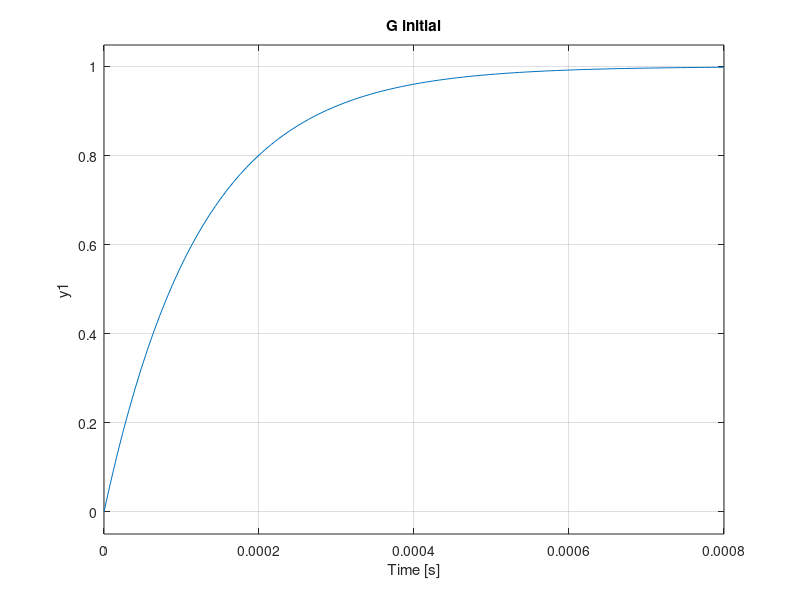

The MATLAB source for this figure: (Note: this script raises an error after producing the figure.)
%% regulator PIDD^2alpha cu cod de la un indian
%https://www.youtube.com/watch?v=qlZxsP-JQsQ
% se foloseste ITAE

%ant colony:   https://www.youtube.com/watch?v=LKCyZ1bRiyM

addpath('D:\MATLAB\Licenta_fractionar\Twin-Rotor-System\Twin rotor\proiect\functii\');
addpath('D:\MATLAB\Licenta_fractionar\Twin-Rotor-System\Twin rotor\proiect\');


clc;clear all; close all;


G=tf(8072.8,[1 1.287]);%H11
%G= tf(33157,[1 3.527]);%H22

criteriu='ise';
%criteriu_combinat=[0.5,0.5,0.5,0.5,0.5];
criteriu_combinat=0;

Gf_initial=feedback(G,1);
step(Gf_initial);title('G initial');

%[Kp, M, N, Ti, Td, Ta, alpha] = deal(1.02, 0.32, 4.84, 1.92, 0.31, 4.79, 0.78);


% f1=fotf(Ti,1,1,0);
% fd2=fotf([1 Td/N],[0,1],Td,1);
% fdd2a=fotf([1 2*Td/N (Td/M)^2],[0,1,2],Ta,2*alpha);
% 
% Gfoffo=Kp*(1+f1+fd2+fdd2a)
%%







%[Kp,M,N,Ti,Td,Ta,alpha]

%PSO

c=2;w=0.7;particles=100;iteration=70;Var=6;frac_var=1;

K_min=0.1;% lower bound
K_max=100; %upper bound %pentru Kp, M, N
frac_min=0.1;
frac_max=1.9; % pentru alpha
T_min=0.01;
T_max=50; %pentru Ti,Td,Ta
%Optimization
c_cf=0;

%Initialization
ITAE=zeros(1,particles);
ITAEp=ITAE;
best_cf_ac=zeros(1,iteration);
v=zeros(particles,Var+frac_var+1);
x=v;
xp=x;
tic;

for m=1:particles

    % Inițializare viteze
    v(m, 1:Var+frac_var) = 0;

    % Inițializare poziții
    x(m, 1:Var-3) = K_min + rand(1, 3) .* (K_max - K_min);
    x(m, Var-2:Var) = T_min + rand(1,3) .* (T_max - T_min);
    x(m, Var+1) = frac_min + rand(1, frac_var) .* (frac_max - frac_min);

    % Salvează pozițiile inițiale
    xp(m, :) = x(m, :);

    % Model Parametres
    [Kp,M,N,Ti,Td,Ta,alpha] = deal(x(m, 1), x(m, 2), x(m, 3), x(m, 4),x(m, 5), x(m, 6), x(m, 7));

   
    %Simulation Model
    f1=fotf(Ti,1,1,0);
    fd2=fotf([1 Td/N],[0,1],Td,1);
    fdd2a=fotf([1 2*Td/N (Td/M)^2],[0,1,2],Ta,2*alpha);

    Gc=Kp*(1+f1+fd2+fdd2a);
    %ITAE
    ITAE(m)=costFunction(Gc,G,criteriu,criteriu_combinat);
end

%Find the best value
[Best_Performance,location]=min(ITAE);
fg=Best_Performance;

xg=x(location,:);

%Gc_fotf=fotf(1,0,[kp, ki, kd], [0, -lambda, mu]);
%Gc = minreal(oustapp(Gc_fotf, 1e-3, 10, 7));
%Gcf_intermediar=feedback(Gc*G,1);
%figure;step(Gcf_intermediar);title('G intermediar')


%Update

for i=1:iteration      %Nr of Repetition
    for m=1:particles  %Nr of particles

        for n=1:1:(Var + frac_var)  %Nr of variables (kp,ki,kd)
            v(m,n)=(w*v(m,n))+(c*rand*(xp(m,n)-x(m,n)))+(c*rand*(xg(n)-x(m,n)));  %update velocity
            x(m,n)=x(m,n)+v(m,n);
        end

        % for n=Var+1:Var+frac_var %Nr of powers (lambda,mu)
        %     v(m,n)=(w*v(m,n))+(c*rand*(xp(m,n)-x(m,n)))+(c*rand*(xg(n)-x(m,n)));  %update velocity
        %     x(m,n)=x(m,n)+v(m,n);
        % end

        %Check bound
        % Verificare limite pentru K (reglatori PID)
        x(m, 1:Var-3) = max(K_min, min(K_max, x(m, 1:Var-3)));

        % Verificare limite pentru frac_var (exponenți fracționari)
         x(m, Var-2:Var) = T_min + rand(1, 3) .* (T_max - T_min);

        x(m, Var+1)  = max(frac_min, min(frac_max, x(m, Var+1)));


        % Model Parametres
       [Kp,M,N,Ti,Td,Ta,alpha] = deal(x(m, 1), x(m, 2), x(m, 3), x(m, 4),x(m, 5), x(m, 6), x(m, 7));

   

        %Simulation Model
        f1=fotf(Ti,1,1,0);
        fd2=fotf([1 Td/N],[0,1],Td,1);
        fdd2a=fotf([1 2*Td/N (Td/M)^2],[0,1,2],Ta,2*alpha);

        Gc=Kp*(1+f1+fd2+fdd2a);
        ITAEp(m) = costFunction(Gc, G, criteriu, criteriu_combinat);

        % Compare Local
        if ITAEp(m) < ITAE(m)
            ITAE(m) = ITAEp(m);
            xp(m, :) = x(m, :);
        end

    end
    [B_fg,location]=min(ITAE);

    %Compare Global
    if B_fg<fg
        fg=B_fg;             %Nou global
        xg(:)=xp(location,:); %pos var 1
    end
    c_cf=c_cf+1;
    best_cf_ac(c_cf)=fg;
end

runtime=toc;
Min_ITAE=fg
%%
% Model Parametres
[Kp,M,N,Ti,Td,Ta,alpha] = deal(xg( 1), xg( 2), xg( 3), xg( 4),xg( 5), xg( 6), xg( 7))


%%
%Simulation Model
f1=fotf(Ti,1,1,0);
fd2=fotf([1 Td/N],[0,1],Td,1);
fdd2a=fotf([1 2*Td/N (Td/M)^2],[0,1,2],Ta,2*alpha);

Gc_fotf=Kp*(1+f1+fd2+fdd2a)
%%
Gc = minreal(oustapp(Gc_fotf, 1e-3, 10, 7));
Gcf_global=minreal(feedback(Gc*G,1));
figure;step(Gcf_global);
hold on
step(Gf_initial)
hold off
%%
figure;
bode(G);hold on
bode(Gc*G);

%%
%pt H22    init=24;
%pt H11    init=3;
init=3;
t_cf=init:c_cf;
figure
plot(t_cf,best_cf_ac(init:end),'r--','LineWidth',2);xlabel('iteration');ylabel(['Cost (' criteriu ')']);
legend([criteriu ' for PSO-PID']);
title('Error with each iteration');

RegPIDD_H11_ISE = struct('regulator', [], 'runtime', [],'iteration',[],'best',[],'parametrii',[]);
RegPIDD_H11_ISE.regulator=Gc_fotf;
RegPIDD_H11_ISE.runtime=runtime;
RegPIDD_H11_ISE.iteration=iteration;
RegPIDD_H11_ISE.best=best_cf_ac;
RegPIDD_H11_ISE.parametrii=xg;
%%
